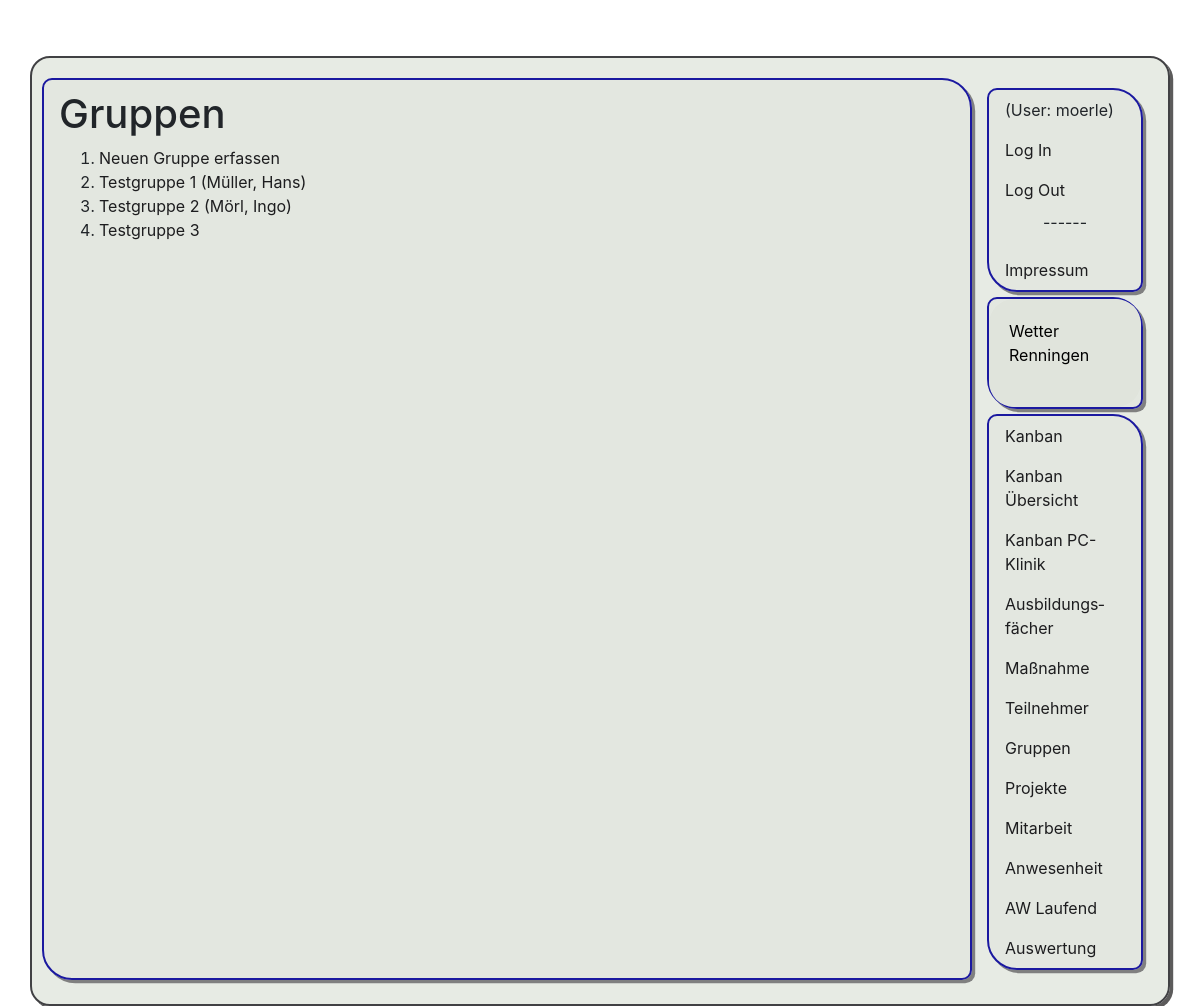
Before: /pr1/grp/ (signed in) with the older database file.
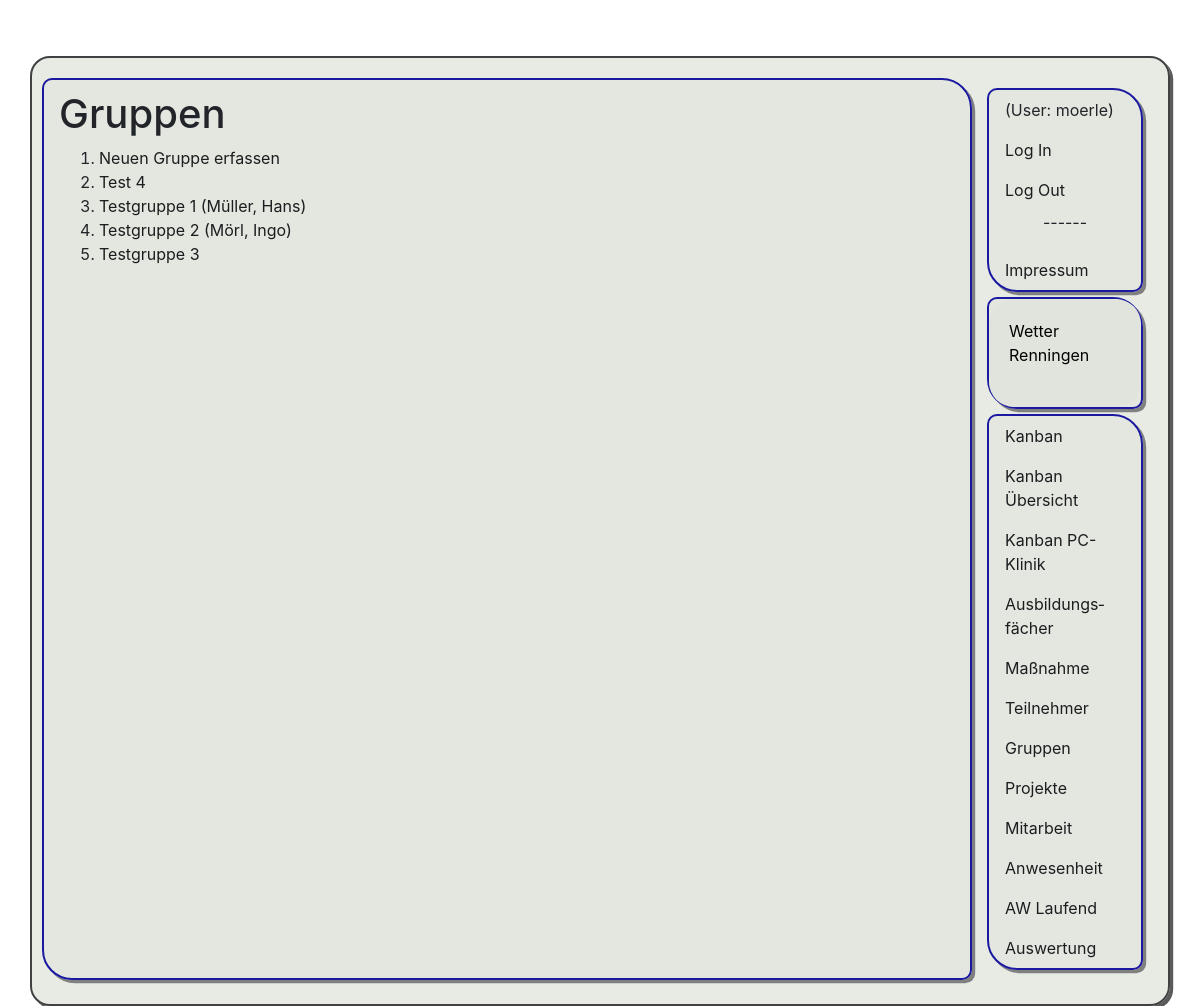
After: the same page with the newer database file.
### app1/models.py (models this page shows, shortened)
class Gruppe(models.Model):
    name = models.CharField(max_length=50)
    aktiv = models.BooleanField(default=True)
    raum = models.ForeignKey(Raum, on_delete=models.CASCADE, null=True, blank=True)
    sprecher = models.ForeignKey('Teilnehmer', verbose_name="Gruppensprecher", on_delete=models.CASCADE, null=True, blank=True, related_name="Gruppensprecher")
    def __str__(self):
        if self.sprecher != None:
            return f"{self.name} ({self.sprecher.name}, {self.sprecher.vorname})"
        else:
            return f"{self.name}"
    class Meta:
        ordering = ['name']
        verbose_name_plural = "Gruppen"

class Teilnehmer(models.Model):
    name = models.CharField(max_length=50)
    vorname = models.CharField(max_length=50)
    ausbildung = models.ForeignKey(Ausbildung, on_delete=models.CASCADE)
    gruppe = models.ForeignKey(Gruppe, on_delete=models.CASCADE, null=True)
    aktiv = models.BooleanField(default=True)
    email = models.CharField(max_length=255, blank=True)
    mobil = models.CharField(max_length=255, blank=True)
    class Meta:
        ordering = ['name']
        verbose_name_plural = "Teilnehmer"

### app1/views.py (the view)
# urls.py: path('grp/', views.grpAllg, name="grp"),
@permission_required('app1.view_teilnehmer')
def grpAllg(request):
    liste = Gruppe.objects.filter(aktiv=True).order_by("name")
    return render(request, 'app1/list_grp.html', {'liste': liste})

### app1/templates/app1/list_grp.html
﻿{% extends 'app1/base.html' %}
{% block h1 %}
Gruppen
{% endblock h1 %}
{% block content %}
<ol>
    <li><a href="/pr1/grp/neu">Neuen Gruppe erfassen</a></li>
    {% for zeile in liste %}
        <li><a href="/pr1/grp/{{zeile.id}}"> {{ zeile }}</a></li>
    {% endfor %}
</ol>
{% endblock content %}

Changed rows visible on the page:
added Gruppe: sprecher+name "Test 4"
